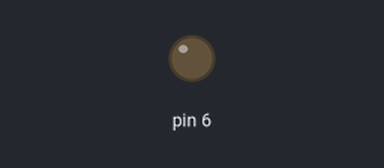
A sketch run on a simulated Arduino Uno, built with avr-gcc and run on an emulated ATmega328P. Parts: output pins drawn as LEDs (lit = HIGH).

Above: at 0.17 s.
At 16.63 s:
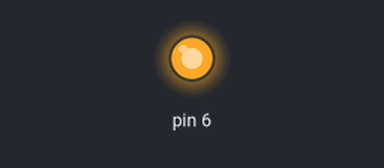
At 25.73 s:
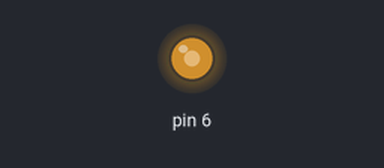
At 34.4 s:
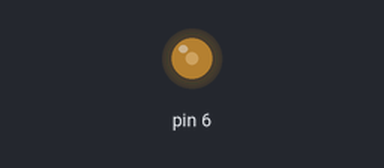
Timing chart, 0 to 40.0 s (numbered marks = the images above):
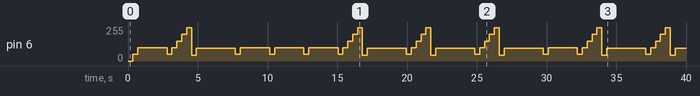

Measured:
- by itself, pin 6: 0/255 → 50/255 at 0.35 s, → 100/255 0.35 s later, → 50/255 2.1 s later, → 100/255 0.35 s later, … (52 changes in this stretch)

The sketch:

EXERCICIO_8_while_para_for.ino
```cpp
///#include <Wire.h>
//#include <LiquidCrystal_I2C.h>
String leitura;

void setup() {
  // put your setup code here, to run once:

  // lcd.begin();         // initialize the LCD
  // lcd.backlight();     // Turn on the blacklight and print a message.
  // Serial.begin(9600);    // inicia o arduino
}

int inicio = 1500;
int TaxaTempo = 350;
int TaxaLeitura = 50;
extern volatile unsigned long timer0_millis;


void loop() {

  // put your main code here, to run repeatedly:
  unsigned int tempo = millis();

  //lcd.backlight();
  //lcd.clear(); // limpa lcd
  Serial.println(tempo);

  if (tempo <= TaxaTempo * 1)
  {
    analogWrite(6, 0);
  }
  else
  {
    int i = 1;
    for (int i = 1; i <= 7; i++)
    {
      tempo = millis();
      if (tempo > TaxaTempo * i and tempo <= TaxaTempo * (i + 1))
      {
        analogWrite(6, TaxaLeitura * i);

      }
      else
      {
        timer0_millis = 0;
      }
      delay(TaxaTempo);
    }
  }
}
```
